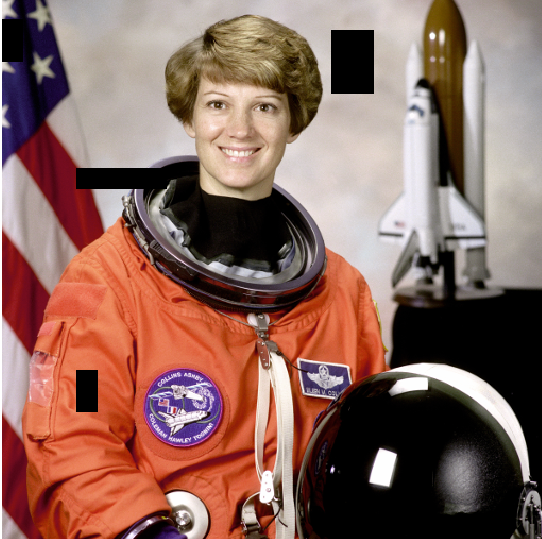
#> input picture Image Processing Fundamentals/defect_image.png, 542 x 539 px
$ jupyter execute --allow-errors 'Chapter-3 [Image restoration, Noise, Segmentation and Contours].ipynb'   (older library calls are emulated)
#> lines starting #> are read from the running program, lines starting #| are printed output that depends on the picture; after the words box and inside, x2 and y2 are one past the last pixel; in counts of white or black regions, pixels touching at a corner belong together
# 📗 Image Restoration

- Fixing damaged images
- Text, Logo or Object removing from image

Reconstructing lost or deteriorated parts of images is known as **Inpainting**. The reconstruction is supposed to be performed in a fully automatic way by exploiting the information presented in non-damaged regions of the image.
<br/>
In scikit-image, we can apply inpainting with the inpaint biharmonic function, from the restoration module. It needs the location of the damaged pixels to be filled, as a mask image on top of the image to work with. A mask image is simply an image where some of the pixel intensity values are zero, and others are non-zero.

To remove an object we can manually delineate it in the **Mask**. Or if ywe want to automatically detect it, we would need to use Thresholding or segmentation. That means we set **masks** for the damaged areas of the image.

### Image reconstruction in scikit-image
```python
from skimage.restoration import inpaint

# Obtain the mask
mask = get_mask(defect_image)

# Apply inpainting to the damaged image using the mask
restored_image = inpaint.inpaint_biharmonic(defect_image, mask, multichannel=True)

# Show the resultant image
show_image(restored_image)
```

### Mask
he scikit-image inpainting function requires the mask to be an array of pixels that need to be inpainted. This mask has to be the same shape as one of the image channels. Unknown pixels have to be represented with 1 and known pixels with 0. So we add the missing pixels by copying the image and turning the pixels into a numpy array of zeros, meaning it's empty. We only copy the width and height dimensions of the image, excluding the color dimension, in this case RGB-3. And then, set the 1s in the specific areas we want to be treated as lost.

```python
def get_mask(image):
    # Creates mask with three defect regions
    mask = np.zeros(image.shape[:-1])

    mask[101:106, 0:240] = 1

    mask[152:154, 0:60] = 1
    mask[153:155, 60:100] = 1
    mask[154:156, 100:120] = 1
    mask[155:156, 120:140] = 1

    mask[212:217, 0:150] = 1
    mask[217:222, 150:256] = 1
    return mask
```

### 📝 Let's restore a damaged image
In this exercise, we'll restore an image that has missing parts in it, using the <code>inpaint_biharmonic()</code> function.

We'll work on an image with damaged. Some of the pixels have been replaced by 1s using a binary mask, on purpose, to simulate a damaged image. Replacing pixels with 1s turns them totally black.

The mask is a black and white image with patches that have the position of the image bits that have been corrupted. We can apply the restoration function on these areas.

Remember that inpainting is the process of reconstructing lost or deteriorated parts of images and videos.

##### Import neccessary module or library

[cell 1]
import numpy as np
import matplotlib.pyplot as plt
import pandas as pd

plt.rcParams['figure.figsize'] = (10, 8)

# Fuction for show a image
def show_image(image, title='Image', cmap_type='gray'):
    plt.imshow(image, cmap=cmap_type)
    plt.title(title)
    plt.axis('off')

def plot_comparison(img_original, img_filtered, img_title_filtered):
    fig, (ax1, ax2) = plt.subplots(ncols=2, figsize=(10, 8), sharex=True, sharey=True)
    ax1.imshow(img_original, cmap=plt.cm.gray)
    ax1.set_title('Original')
    ax1.axis('off')
    ax2.imshow(img_filtered, cmap=plt.cm.gray)
    ax2.set_title(img_title_filtered)
    ax2.axis('off')

##### Define get_mask() function to get mask

[cell 2]
# Declare a get_mask() function for mask
def get_mask(image):
    # Creates mask with three defect regions
    mask = np.zeros(image.shape[:-1])

    mask[101:106, 0:240] = 1

    mask[152:154, 0:60] = 1
    mask[153:155, 60:100] = 1
    mask[154:156, 100:120] = 1
    mask[155:156, 120:140] = 1

    mask[212:217, 0:150] = 1
    mask[217:222, 150:256] = 1
    return mask

##### Now inpaint the image

[cell 3]
# Import the module from restoration
from skimage.restoration import inpaint
from skimage.transform import resize
from skimage import color

# Read image
defect_image = plt.imread('defect_image.png')
#> defect_image is the input picture: shape (539, 542, 4) float32; mean R, G, B, A 0.541, 0.402, 0.366, 0.996
defect_image = resize(defect_image, (512, 512))
#> defect_image: shape (512, 512, 4) float32
defect_image = color.rgba2rgb(defect_image)
#> defect_image: shape (512, 512, 3) float32

# Get the mask
mask = get_mask(defect_image)
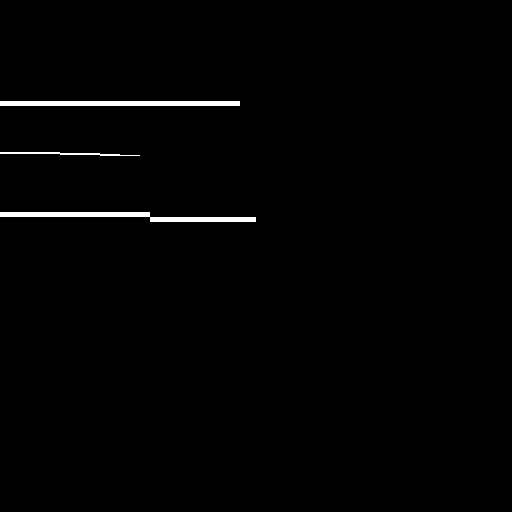
#> mask: shape (512, 512) float64; values 0 (black) and 1 (white), 1% white; 3 white regions, box (x1, y1, x2, y2) and area: (0, 212, 256, 222) 1280, (0, 101, 240, 106) 1200, (0, 152, 140, 156) 260

# Apply the restoration function to the image using the mask
#> (the rest of this cell did not finish here and is left out)

<br/> <br/>

# 📗 Noise
Images are signals and real-world signals usually contain departures from the ideal signal, which is the perfect image, as we observe with our eyes in real life. Such departures are referred to as noise. We can see how this image has some color grains when zoomed in.

More specifically, noise is the result of errors in the image acquisition process that result in pixel values that do not reflect the true intensities of the real scene. In this image we can see how there is a variation of brightness and color that does not correspond to reality, which is produced by the camera.

### 📌 Apply noise in scikit-image
By using the random_noise function, we obtain the original image with a lot of added noise, that is distributed randomly. This type of noise is known as "salt and pepper" because that's in fact what it looks like.

```python
# Import the module and function
from skimage.util import random_noise

# Add noise to the image
noisy_image = random_noise(dog_image)

# Show original and resulting image
show_image(dog_image)
show_image(noisy_image, 'Noisy image')
```

### 📌 Reducing Noise
Most of the times we remove or reduce the noise of images instead of adding. To reduce noise from an image, it takes time according to resolution of the image. Some types of denoising algorithms are:
- Total Variation (TV) filter
- Bilateral filter
- Wavelet denoising
- Non-local means denoising

#### Denoising using Total Variation Fiter
```python
from skimage.restoration import denoise_tv_chambolle

# Apply total variation filter denoising
denoised_image = denoise_tv_chambolle(noisy_image, weight=0.1, multichannel=True)

# Show denoised image
show_image(noisy_image, 'Noisy image')
show_image(denoised_image, 'Denoised image')
```

#### Denoising using Bilateral Flter
```python
from skimage.restoration import denoise_bilateral

# Apply bilateral filter denoising
denoised_image = denoise_bilateral(noisy_image, multichannel=True)

# Show original and resulting images
show_image(noisy_image, 'Noisy image')
show_image(denoised_image, 'Denoised image')
```

### 📝 Let's make some noise!
In this exercise, we'll practice adding noise to a fruit image.

[cell 4]
from skimage.util import random_noise

# Get fruit image
#> (the rest of this cell did not finish here and is left out)

### 📝 Reducing noise
We have a noisy image that we want to improve by removing the noise in it. Use total variation filter denoising to accomplish this.

[cell 5]
from skimage.restoration import denoise_tv_chambolle

noisy_image = plt.imread('cute_noisy_image.png')
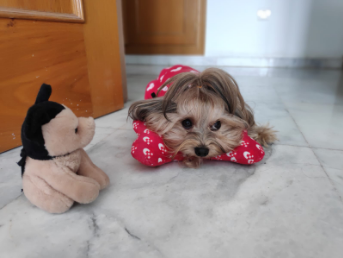
#> input picture Image Processing Fundamentals/cute_noisy_image.PNG, 343 x 258 px, found by its file name
#> noisy_image is the input picture: shape (258, 343, 4) float32; mean R, G, B, A 0.614, 0.547, 0.521, 1

# Apply total variation filter denoising
denoised_image = denoise_tv_chambolle(noisy_image, multichannel=True)

# Show the noisy and denoised image
plot_comparison(noisy_image, denoised_image, 'Denoised Image')

### 📝 Reducing noise while preserving edges
In this exercise, you will reduce the noise in this landscape picture. Since we prefer to preserve the edges in the image, we'll use the bilateral denoising filter.

[cell 6]
from skimage.restoration import denoise_bilateral

landscape_image = plt.imread('landscape_image.png')
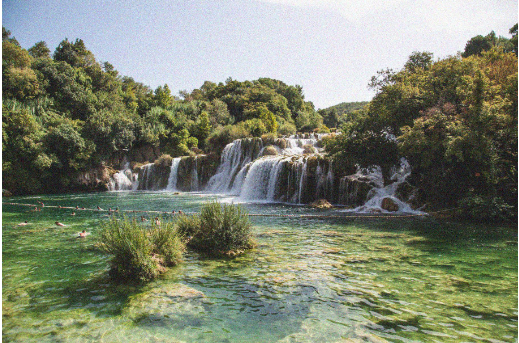
#> input picture Image Processing Fundamentals/landscape_image.PNG, 519 x 343 px, found by its file name
#> landscape_image is the input picture: shape (343, 519, 4) float32; mean R, G, B, A 0.496, 0.52, 0.444, 1

# Apply bilateral filter denoising
denoised_image = denoise_bilateral(landscape_image, multichannel=True)
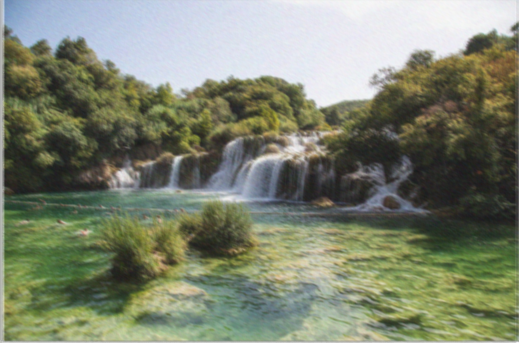
#> denoised_image: shape (343, 519, 4) float32; mean R, G, B, A 0.491, 0.515, 0.438, 0.993; transparent parts drawn white

# Show original and resulting images
plot_comparison(landscape_image, denoised_image, 'Denoised Image')

<br/><br/>

# 📗 Superpixels & Segmentation

Segmentation partition images into regions, or segments, to simplify and/or change the representation into something more meaningful and easier to analyze. Previously we learned about Thresholding, which is the simplest method of segmentation. Separating foreground from background. But Segmentation is about separating more than that.

**Pixels:** Image is represented as a grid of pixels. But a single pixel doesn't represent a meaningful thing. So, we can explore more logical meanings in an image that's formed by bigger regions or grouped pixels. These are known as **superpixels**.

## Superpixels
A superpixel is a group of connected pixels with similar colors or gray levels. These carry more meaning than their simple pixel grid counterparts.

Superpixel segmentation is dividing an image into superpixels. It has been applied to many computer vision tasks, like visual tracking and image classification. Some advantages for using them are that we can compute features on more meaningful regions. And that we can reduce an image from thousands of pixels down to some regions for subsequent algorithms, so we have computational efficiency.

## Types of Segmentation
There are two types of segmentation
- Unsupervised (no prior knowledge is required)
- Supervised (some prior knowledge is used to guide the algorithm)

### 📌 Unsupervised segmentation
An unsupervised segmentation, where no prior knowledge is required. These algorithms try to subdivide images into meaningful regions automatically. The user may still be able to tweak certain settings to obtain the desired output

#### Simple Linear Iterative Clustering (or SLIC)
It segments the image using a machine learning algorithm called K-Means clustering. It takes in all the pixel values of the image and tries to separate them into a predefined number of sub-regions.
```python
# Import the modules
from skimage.segmentation import slic
from skimage.color import label2rgb

# Obtain the segments
segments = segmentation.slic(image)

# Put segments on top of original image to compare
segmented_image = label2rgb(segments, image, kind='avg')

show_image(image)
show_image(segmented_image,"Segmented image")
```
<br/><br/>

### 📝 Superpixel segmentation
In this exercise, we will apply unsupervised segmentation to the same image, before it's passed to a face detection machine learning model.

So you will reduce this image from 265×191=50,615 pixels down to 400 regions.

# Convert 4 channel image to 3 channel

[cell 7]
import cv2

# Load the 4-channel image
image_4channel = cv2.imread('face_image.png', cv2.IMREAD_UNCHANGED)

# Check if the image has an alpha channel
#> (the rest of this cell did not finish here and is left out)

#> (a cell that did not finish here is left out)

#> (a cell that did not finish here is left out)

<br/><br/>

# 📗 Finding Contours
A **contour** is a closed shape of points or line segments, representing the boundaries of these objects. Finding Contours means
- Measure size
- Classify shapes
- Determine the number of objects

The input to a contour-finding function should be a binary image, which we can produce by first applying thresholding. In such binary image, the objects we wish to detect should be white, while the background remains black.

### 📌 Find contours using scikit-image

**PREPARING THE IMAGE**

* Transform the image to 2D grayscale.
```python
# Make the image grayscale
image = color.rgb2gray(image)
```
* Binarize the image

```python
# Obtain the thresh value
thresh = threshold_otsu(image)
# Apply thresholding
thresholded_image = image > thresh
```

**AND THEN USE <code>find_contours()</code>**

```python
# Import the measure module
from skimage import measure

# Find contours at a constant value of 0.8
contours = measure.find_contours(thresholded_image, 0.8)
```
<br/>

### 📝 Contouring shapes
In this exercise we'll find the contour of a horse.

For that we will make use of a binarized image provided by scikit-image in its data module. Binarized images are easier to process when finding contours with this algorithm. Remember that contour finding only supports 2D image arrays.

Once the contour is detected, we will display it together with the original image. That way we can check if our analysis was correct!

[cell 10]
def show_image_contour(image, contours):
    plt.figure()
    for n, contour in enumerate(contours):
        plt.plot(contour[:, 1], contour[:, 0], linewidth=3)
    plt.imshow(image, interpolation='nearest', cmap='gray_r')
    plt.title('Contours')
    plt.axis('off')

[cell 11]
from skimage import measure, data

# Obtain the horse image
horse_image = data.horse()
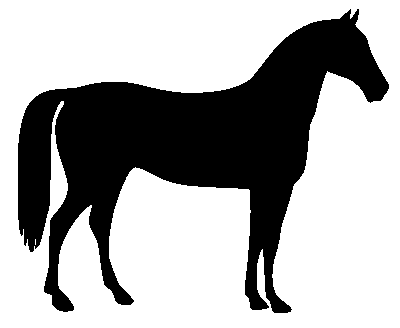
#> input picture skimage.data.horse(), 400 x 328 px
#> horse_image is the input picture: shape (328, 400) bool; 66.9% white; 1 black region, box (x1, y1, x2, y2) and area: (18, 9, 389, 313) 43412

# Find the contours with a constant level value of 0.8
contours = measure.find_contours(horse_image, level=0.8)
#> contours = 2 point arrays, longest 2645 points

# Shows the image with contours found
show_image_contour(horse_image, contours)
#> the loop in show_image_contour, `for n, contour in enumerate(contours):` made 2 passes
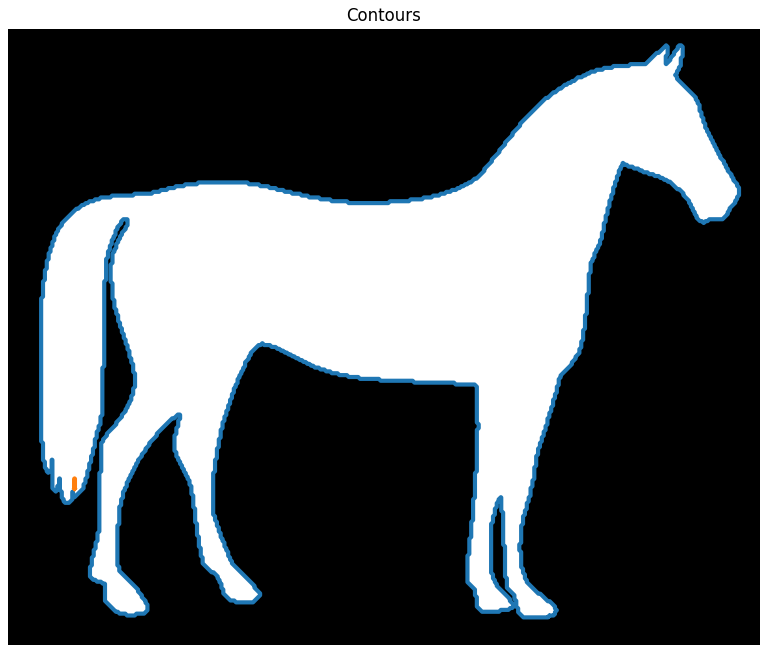
#> figure drawn by matplotlib, 1 panel

<br/><br/>

### 📝 Find contours of an image that is not binary
Let's work a bit more on how to prepare an image to be able to find its contours and extract information from it.

We'll process an image of two purple dices loaded as image_dices and determine what number was rolled for each dice.

[cell 12]
from skimage.filters import threshold_otsu

image_dices = plt.imread('dice.png')
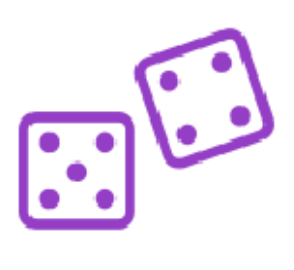
#> input picture Image Processing Fundamentals/dice.PNG, 294 x 270 px, found by its file name
#> image_dices is the input picture: shape (270, 294, 4) float32; mean R, G, B, A 0.94, 0.893, 0.968, 1

# Make the image grayscale
image_dices = color.rgb2gray(color.rgba2rgb(image_dices))
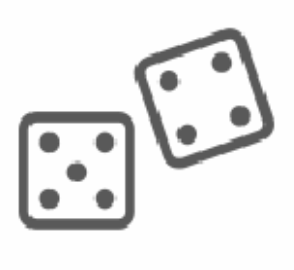
#> image_dices: shape (270, 294) float32; min 0.349, max 1, mean 0.908

# Obtain the optimal thresh value
thresh = threshold_otsu(image_dices)
#> thresh = 0.696

# Apply thresholding
binary = image_dices > thresh
#> binary: shape (270, 294) bool; 85.7% white; 11 black regions, largest, box (x1, y1, x2, y2) and area: (134, 28, 274, 169) 4266, (19, 112, 135, 230) 4182, (230, 106, 251, 127) 344

# Find contours at a constant value of 0.8
# contours = measure.find_contours(binary, level=0.8)

# Show the image
show_image_contour((image_dices), contours)
#> the loop in show_image_contour (call 2), `for n, contour in enumerate(contours):` made 2 passes
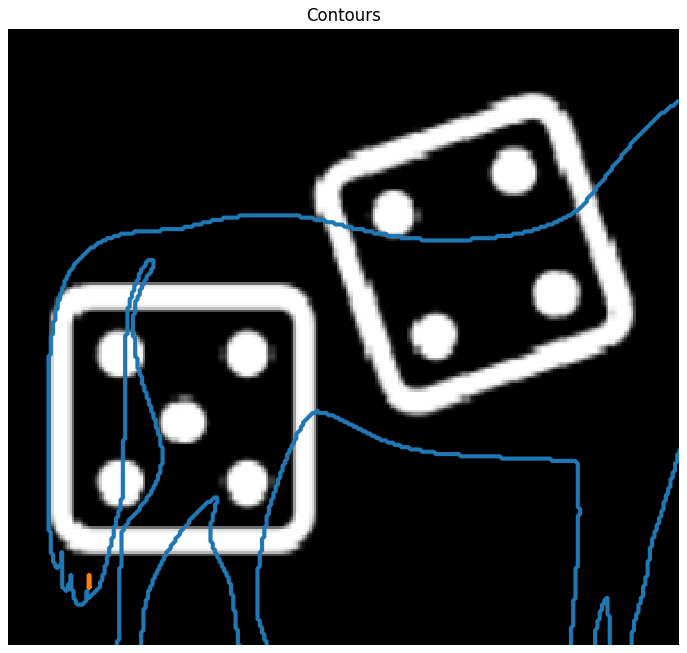
#> figure drawn by matplotlib, 1 panel

<br/><br/>

### 📝 Count the dots in a dice's image
Now we have found the contours, we can extract information from it.

In the previous exercise, we prepared a purple dices image to find its contours:

This time we'll determine what number was rolled for the dice, by counting the dots in the image.

Create a list with all contour's shapes as shape_contours. You can see all the contours shapes by calling shape_contours in the console, once you have created it.

Check that most of the contours aren't bigger in size than 50. If you count them, they are the exact number of dots in the image.

[cell 13]
shape_contours = [cnt.shape[0] for cnt in contours]
#> shape_contours = [2645, 15]

# Set 90 as the maximum size of the dots shape
max_dots_shape = 90

# Count dots in contours excluding bigger than dots size
dots_contours = [cnt for cnt in contours if np.shape(cnt)[0] < max_dots_shape]
#> dots_contours = 1 point arrays, longest 15 points

# Shows all contours found
show_image_contour(binary, contours)

# Print the dice's number
print('Dice`s dots number: {}.'.format(len(dots_contours)))
#| Dice`s dots number: 1.
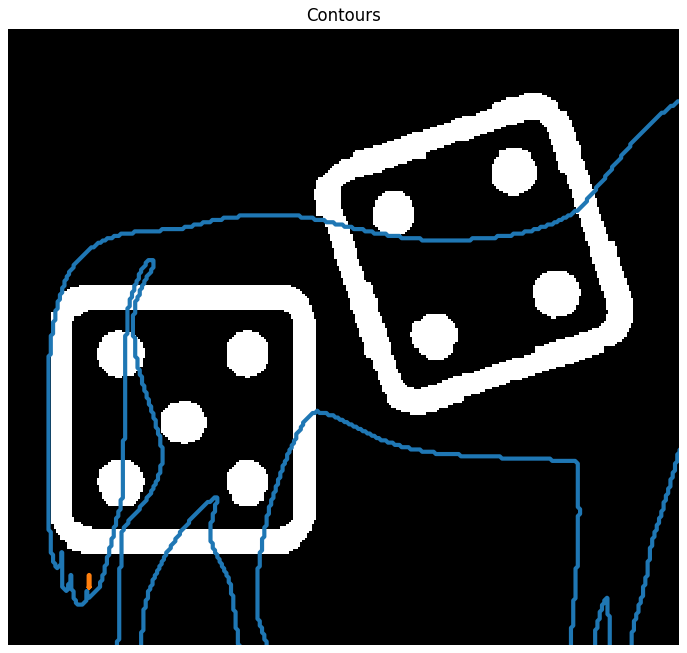
#> figure drawn by matplotlib, 1 panel
